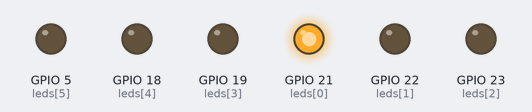
The sketch below on a simulated ESP32. Parts: output pins drawn as LEDs (lit = HIGH).

Above: at 0.2 s.
At 0.7 s:
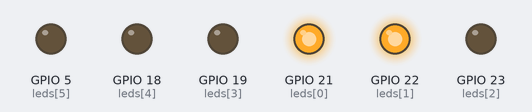
At 1.7 s:
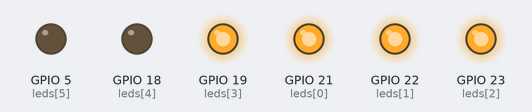
At 3.2 s:
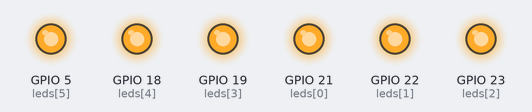
At 4.5 s:
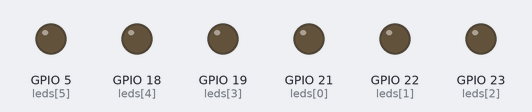
At 6.2 s:
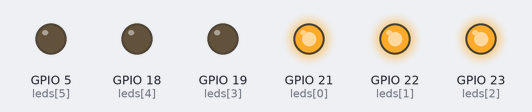
Timing chart, 0 to 6.5 s (numbered marks = the images above):
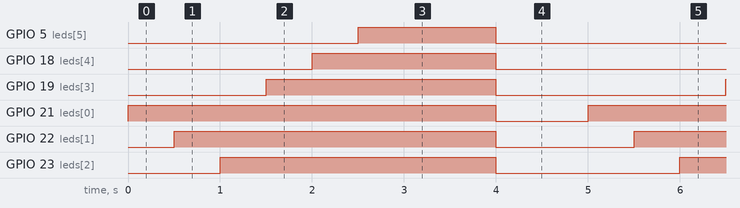

The sketch:

Basic_LED_Working_Test.ino
```cpp
// ESP32 - 6 LED Sequential Test (No WiFi)

int leds[] = {21, 22, 23, 19, 18, 5};  // GPIO pins for LEDs

void setup() {
  for (int i = 0; i < 6; i++) {
    pinMode(leds[i], OUTPUT);
    digitalWrite(leds[i], LOW);   // Ensure all LEDs are OFF initially
  }
}

void loop() {
  for (int i = 0; i < 6; i++) {
    digitalWrite(leds[i], HIGH);  // Turn ON LED
    delay(500);                   // 0.5 second delay
  }

  delay(1000);  // Wait 1 second after full sequence

  // Turn OFF all LEDs
  for (int i = 0; i < 6; i++) {
    digitalWrite(leds[i], LOW);
  }

  delay(1000);
}
```

Measured:
- by itself, GPIO 5 (leds[5]): alternates HIGH for 1.5 s and LOW for 3.5 s
- by itself, GPIO 18 (leds[4]): alternates HIGH for 2.0 s and LOW for 3.0 s
- by itself, GPIO 19 (leds[3]): alternates HIGH for 2.5 s and LOW for 2.5 s
- by itself, GPIO 21 (leds[0]): alternates HIGH for 4.0 s and LOW for 1.0 s
- by itself, GPIO 22 (leds[1]): alternates HIGH for 3.5 s and LOW for 1.5 s
- by itself, GPIO 23 (leds[2]): alternates HIGH for 3.0 s and LOW for 2.0 s
